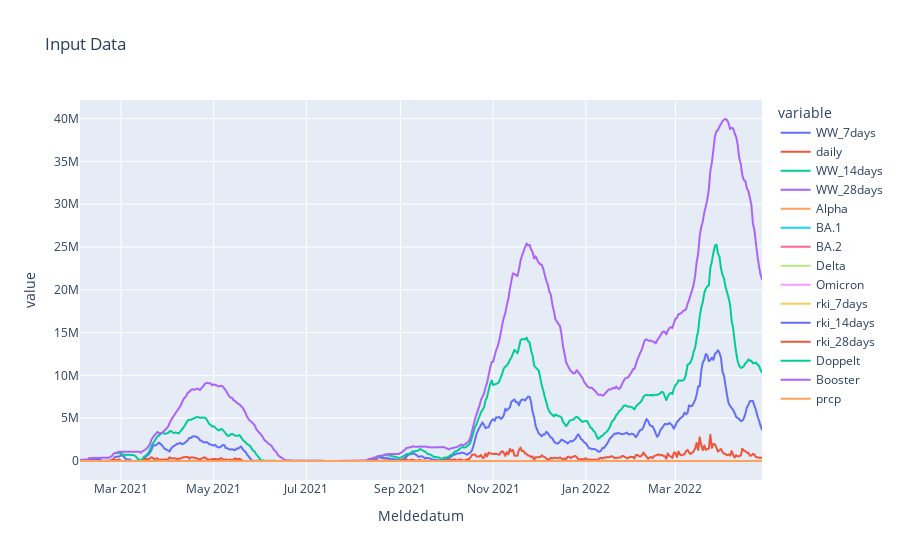

Notebook source saved alongside this figure:
### Code cell
## Config
k = 7
## Data
# abw = pd.read_csv("~/user/Downloads/sqllab_query_dispense_luaabwasser_lua_20220317T205021.csv").set_index("meldedatum").dropna().filter(("sum_7tage", "sum_14tage"))
abw = pd.read_csv(
    "~/user/Downloads/20220502_142656.csv", parse_dates=True
).rename(columns={"Abwasser 7T": "WW_7days", "Abwasser Täglich": "daily", "__timestamp": "Meldedatum"}).set_index("Meldedatum")
abw["WW_14days"] = abw["daily"].rolling(14, min_periods=1).sum()
abw["WW_28days"] = abw["daily"].rolling(28, min_periods=1).sum()
abw.index = pd.to_datetime(abw.index).strftime("%Y-%m-%d")
rki = pd.read_csv("Dresden_RKI_data.csv").set_index("Refdatum")
impf = pd.read_csv("Dresden_Impfungen.csv").set_index("Impfdatum")
var = pd.read_csv("Dresden_Varianten.csv").set_index("DATE_DRAW")
wet = pd.read_csv("Wetter_Dresden_seit2021.csv").set_index("date").filter(("prcp",))
# var["Omikron"] = var["BA.1"] + var["BA.2"]
df = abw.join(var).join(rki).join(impf).join(wet)
df[f"daily"] = df.loc[df.prcp < 5, f"daily"]
df.index = pd.to_datetime(df.index)
df = df.interpolate("time", axis=0)
df = df.fillna(method="ffill").fillna(method="bfill")
# df.index = pd.to_datetime(df.index)
# df.plot(figsize=(20,6))
px.line(df, title="Input Data")
# df.isna().any()

### Figure 1 — Plotly figure (JSON) as saved in the notebook; plotly's stock layout.template omitted (floating-point values rounded to 4 significant figures; data arrays with more than 128 entries replaced by an {"elided": "..."} marker saying what was removed)
{"data": [{"hovertemplate": "variable=WW_7days<br>Meldedatum=%{x}<br>value=%{y}<extra></extra>", "legendgroup": "WW_7days", "line": {"color": "#636efa", "dash": "solid"}, "marker": {"symbol": "circle"}, "mode": "lines", "name": "WW_7days", "showlegend": true, "type": "scattergl", "x": {"elided": "411 str values"}, "xaxis": "x", "y": {"elided": "411 float values"}, "yaxis": "y"}, {"hovertemplate": "variable=daily<br>Meldedatum=%{x}<br>value=%{y}<extra></extra>", "legendgroup": "daily", "line": {"color": "#EF553B", "dash": "solid"}, "marker": {"symbol": "circle"}, "mode": "lines", "name": "daily", "showlegend": true, "type": "scattergl", "x": {"elided": "411 str values"}, "xaxis": "x", "y": {"elided": "411 float values"}, "yaxis": "y"}, {"hovertemplate": "variable=WW_14days<br>Meldedatum=%{x}<br>value=%{y}<extra></extra>", "legendgroup": "WW_14days", "line": {"color": "#00cc96", "dash": "solid"}, "marker": {"symbol": "circle"}, "mode": "lines", "name": "WW_14days", "showlegend": true, "type": "scattergl", "x": {"elided": "411 str values"}, "xaxis": "x", "y": {"elided": "411 float values"}, "yaxis": "y"}, {"hovertemplate": "variable=WW_28days<br>Meldedatum=%{x}<br>value=%{y}<extra></extra>", "legendgroup": "WW_28days", "line": {"color": "#ab63fa", "dash": "solid"}, "marker": {"symbol": "circle"}, "mode": "lines", "name": "WW_28days", "showlegend": true, "type": "scattergl", "x": {"elided": "411 str values"}, "xaxis": "x", "y": {"elided": "411 float values"}, "yaxis": "y"}, {"hovertemplate": "variable=Alpha<br>Meldedatum=%{x}<br>value=%{y}<extra></extra>", "legendgroup": "Alpha", "line": {"color": "#FFA15A", "dash": "solid"}, "marker": {"symbol": "circle"}, "mode": "lines", "name": "Alpha", "showlegend": true, "type": "scattergl", "x": {"elided": "411 str values"}, "xaxis": "x", "y": {"elided": "411 float values"}, "yaxis": "y"}, {"hovertemplate": "variable=BA.1<br>Meldedatum=%{x}<br>value=%{y}<extra></extra>", "legendgroup": "BA.1", "line": {"color": "#19d3f3", "dash": "solid"}, "marker": {"symbol": "circle"}, "mode": "lines", "name": "BA.1", "showlegend": true, "type": "scattergl", "x": {"elided": "411 str values"}, "xaxis": "x", "y": {"elided": "411 float values"}, "yaxis": "y"}, {"hovertemplate": "variable=BA.2<br>Meldedatum=%{x}<br>value=%{y}<extra></extra>", "legendgroup": "BA.2", "line": {"color": "#FF6692", "dash": "solid"}, "marker": {"symbol": "circle"}, "mode": "lines", "name": "BA.2", "showlegend": true, "type": "scattergl", "x": {"elided": "411 str values"}, "xaxis": "x", "y": {"elided": "411 float values"}, "yaxis": "y"}, {"hovertemplate": "variable=Delta<br>Meldedatum=%{x}<br>value=%{y}<extra></extra>", "legendgroup": "Delta", "line": {"color": "#B6E880", "dash": "solid"}, "marker": {"symbol": "circle"}, "mode": "lines", "name": "Delta", "showlegend": true, "type": "scattergl", "x": {"elided": "411 str values"}, "xaxis": "x", "y": {"elided": "411 float values"}, "yaxis": "y"}, {"hovertemplate": "variable=Omicron<br>Meldedatum=%{x}<br>value=%{y}<extra></extra>", "legendgroup": "Omicron", "line": {"color": "#FF97FF", "dash": "solid"}, "marker": {"symbol": "circle"}, "mode": "lines", "name": "Omicron", "showlegend": true, "type": "scattergl", "x": {"elided": "411 str values"}, "xaxis": "x", "y": {"elided": "411 float values"}, "yaxis": "y"}, {"hovertemplate": "variable=rki_7days<br>Meldedatum=%{x}<br>value=%{y}<extra></extra>", "legendgroup": "rki_7days", "line": {"color": "#FECB52", "dash": "solid"}, "marker": {"symbol": "circle"}, "mode": "lines", "name": "rki_7days", "showlegend": true, "type": "scattergl", "x": {"elided": "411 str values"}, "xaxis": "x", "y": {"elided": "411 float values"}, "yaxis": "y"}, {"hovertemplate": "variable=rki_14days<br>Meldedatum=%{x}<br>value=%{y}<extra></extra>", "legendgroup": "rki_14days", "line": {"color": "#636efa", "dash": "solid"}, "marker": {"symbol": "circle"}, "mode": "lines", "name": "rki_14days", "showlegend": true, "type": "scattergl", "x": {"elided": "411 str values"}, "xaxis": "x", "y": {"elided": "411 float values"}, "yaxis": "y"}, {"hovertemplate": "variable=rki_28days<br>Meldedatum=%{x}<br>value=%{y}<extra></extra>", "legendgroup": "rki_28days", "line": {"color": "#EF553B", "dash": "solid"}, "marker": {"symbol": "circle"}, "mode": "lines", "name": "rki_28days", "showlegend": true, "type": "scattergl", "x": {"elided": "411 str values"}, "xaxis": "x", "y": {"elided": "411 float values"}, "yaxis": "y"}, {"hovertemplate": "variable=Doppelt<br>Meldedatum=%{x}<br>value=%{y}<extra></extra>", "legendgroup": "Doppelt", "line": {"color": "#00cc96", "dash": "solid"}, "marker": {"symbol": "circle"}, "mode": "lines", "name": "Doppelt", "showlegend": true, "type": "scattergl", "x": {"elided": "411 str values"}, "xaxis": "x", "y": {"elided": "411 float values"}, "yaxis": "y"}, {"hovertemplate": "variable=Booster<br>Meldedatum=%{x}<br>value=%{y}<extra></extra>", "legendgroup": "Booster", "line": {"color": "#ab63fa", "dash": "solid"}, "marker": {"symbol": "circle"}, "mode": "lines", "name": "Booster", "showlegend": true, "type": "scattergl", "x": {"elided": "411 str values"}, "xaxis": "x", "y": {"elided": "411 float values"}, "yaxis": "y"}, {"hovertemplate": "variable=prcp<br>Meldedatum=%{x}<br>value=%{y}<extra></extra>", "legendgroup": "prcp", "line": {"color": "#FFA15A", "dash": "solid"}, "marker": {"symbol": "circle"}, "mode": "lines", "name": "prcp", "showlegend": true, "type": "scattergl", "x": {"elided": "411 str values"}, "xaxis": "x", "y": {"elided": "411 float values"}, "yaxis": "y"}], "layout": {"legend": {"title": {"text": "variable"}, "tracegroupgap": 0}, "title": {"text": "Input Data"}, "xaxis": {"anchor": "y", "domain": [0, 1], "title": {"text": "Meldedatum"}}, "yaxis": {"anchor": "x", "domain": [0, 1], "title": {"text": "value"}}}}
